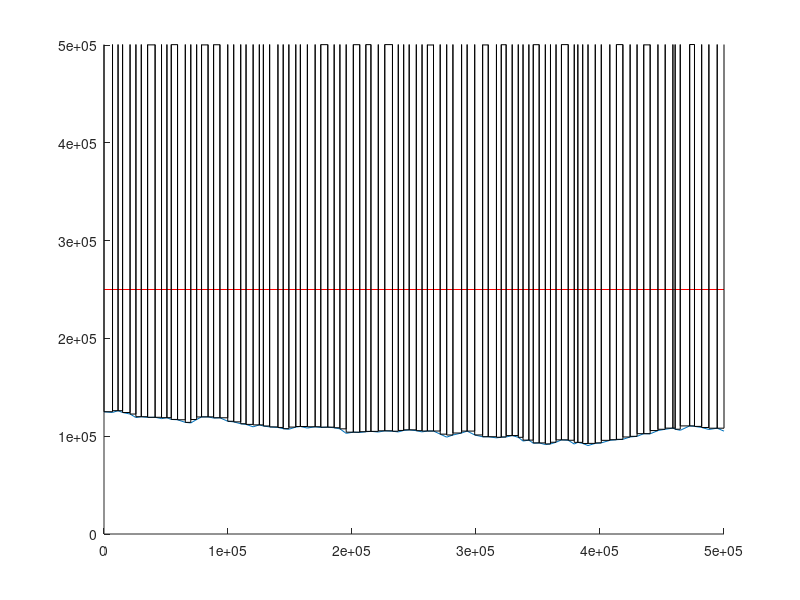

MATLAB code to generate this figure:
clear
clc
close all

%% Coastline Gen
res = 100;   % Resolution of Coastline to be fed to LAMMPS
dim = 5000; % Mean Floe Diameter
%% Test Case
% Coast Starting Point
lx = 100*dim;
x_direct = 0;
y_direct = lx/4;

% Only positive x values to keep coastline left to right
for i = 1:res
    x_direct(i+1) = x_direct(i) + abs(random('Normal',5000,1000));
    y_direct(i+1) = y_direct(i) + random('Normal',0,2000);
end

% Coastline normalization for simulation domain
x_direct = x_direct * lx/x_direct(end-1);
y_direct = y_direct * lx/x_direct(end-1);

%% Box Generation
for i = 1:res
    box_i = 2*(i-1);
    if i == 1
        x_box(i) = x_direct(i);
        y_box(i) = y_direct(i);
    elseif i == res
        x_box(box_i) = x_direct(i);
        y_box(box_i) = y_direct(i);
    else
        x_box(box_i)   = x_direct(i);
        x_box(box_i+1) = x_direct(i);
        y_box(box_i)   = y_box(box_i-1);
        y_box(box_i+1) = y_direct(i+1);
    end
end

%% Validation
figure
hold on
plot(x_direct(1:end-1),y_direct(1:end-1),[0,lx],[lx/2,lx/2],'-r')
axis([0,lx,0,lx])

% draw regions
% Small regions centered on coast
% for i = 1:res-1
%     x_dim = x_direct(i+1) - x_direct(i);
%     if y_direct(i+1) > y_direct(i)
%         y_dim = y_direct(i+1) - y_direct(i);
%         rectangle('Position',[x_direct(i),y_direct(i),x_dim,y_dim])
%     else
%         y_dim = y_direct(i) - y_direct(i+1);
%         rectangle('Position',[x_direct(i),y_direct(i+1),x_dim,y_dim])
%     end
% end

% Large regions that extend from coast south to boundary
% for i = 1:res-1
%     x_dim = x_direct(i+1) - x_direct(i);
%     if y_direct(i+1) > y_direct(i)
%         y_dim = y_direct(i+1);
%         rectangle('Position',[x_direct(i),0,x_dim,y_dim])
%     else
%         y_dim = y_direct(i);
%         rectangle('Position',[x_direct(i),0,x_dim,y_dim])
%     end
% end

% Large regions that extend from coast north to boundary
for i = 1:res-1
    x_dim = x_direct(i+1) - x_direct(i);
    if y_direct(i+1) > y_direct(i) % positive slope
        y_dim = lx - y_direct(i);
        rectangle('Position',[x_direct(i),y_direct(i+1),x_dim,y_dim])
    else % negative slope
        y_dim = lx - y_direct(i+1);
        rectangle('Position',[x_direct(i),y_direct(i),x_dim,y_dim])
    end
end
hold off

%% LAMMPS .in Generation

fileID = fopen('coast.in','w');
fprintf(fileID,'###################\n')
fprintf(fileID,'#    Coastline    #\n')
fprintf(fileID,'###################\n')

% Small Regions centered on coast line
% for i = 1:res-1
%     x_dim = x_direct(i+1) - x_direct(i);
%     if y_direct(i+1) > y_direct(i)
%         y_dim = y_direct(i+1) - y_direct(i);
%         fprintf(fileID,'region coast%g block %f %f %f %f %f %f\n',...
%             i,x_direct(i),x_direct(i)+x_dim,...
%             y_direct(i),y_direct(i)+y_dim,...
%             -dim/2,dim/2)
%     else
%         y_dim = y_direct(i) - y_direct(i+1);
%         fprintf(fileID,'region coast%g block %f %f %f %f %f %f\n',...
%             i,x_direct(i),x_direct(i)+x_dim,...
%             y_direct(i+1),y_direct(i+1)+y_dim,...
%             -dim/2,dim/2)
%     end
% end

% Large Regions that extend from coast south to boundary
% for i = 1:res-1
%     x_dim = x_direct(i+1) - x_direct(i);
%     if y_direct(i+1) > y_direct(i)
%         y_dim = y_direct(i+1) - y_direct(i);
%         fprintf(fileID,'region coast%g block %f %f %f %f %f %f units box\n',...
%             i,x_direct(i),x_direct(i)+x_dim,...
%             0,y_direct(i)+y_dim,...
%             -dim/2,dim/2)
%     else
%         y_dim = y_direct(i) - y_direct(i+1);
%         fprintf(fileID,'region coast%g block %f %f %f %f %f %f units box\n',...
%             i,x_direct(i),x_direct(i)+x_dim,...
%             0,y_direct(i+1)+y_dim,...
%             -dim/2,dim/2)
%     end
% end

% Large Regions that extend from coast north to boundary
for i = 1:res-1
    if y_direct(i+1) > y_direct(i)
        y_dim = y_direct(i+1) - y_direct(i);
        fprintf(fileID,'region coast%g block %f %f %f %f %f %f units box\n',...
            i,floor(x_direct(i)),ceil(x_direct(i+1)),...
            y_direct(i+1),lx,...
            -dim/2,dim/2)
    else
        y_dim = y_direct(i) - y_direct(i+1);
        fprintf(fileID,'region coast%g block %f %f %f %f %f %f units box\n',...
            i,floor(x_direct(i)),ceil(x_direct(i+1)),...
            y_direct(i),lx,...
            -dim/2,dim/2)
    end
end

fprintf(fileID,'region coast union %g ',res-1)
for i = 1:res-1
    fprintf(fileID,'coast%g ',i)
end

%fprintf(fileID,'\n\nregion sim_box intersect 2 coast boxreg')
fprintf(fileID,'\nfix wall all wall/gran/region hooke ${kn} ${kt} ${damp} 0 ${coeffFric} 1 region coast')
%fprintf(fileID,'\ncreate_box	1 sim_box')